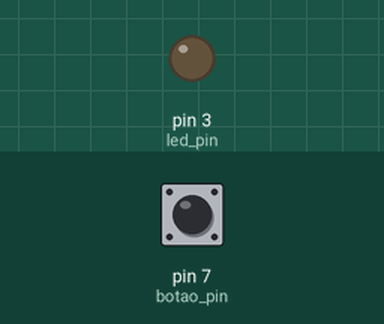
Simulated run of this sketch. Board: Arduino Uno, built with avr-gcc and run on an emulated ATmega328P. Parts: output pins drawn as LEDs (lit = HIGH). The test bench sets the inputs (shaded band); at power-on: pin 7 (botao_pin) HIGH. What the sketch prints to the serial monitor is not drawn.

Above: at 1.2 s.
1.3 s: pin 7 (botao_pin) pulled LOW for 0.15 s
At 1.37 s:
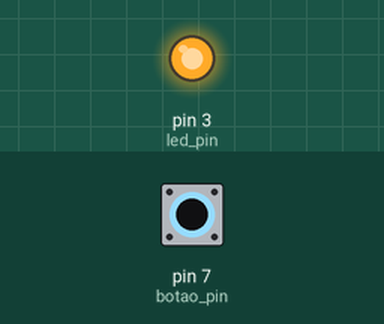
2.9 s: pin 7 (botao_pin) pulled LOW for 3.2 s
At 7.5 s:
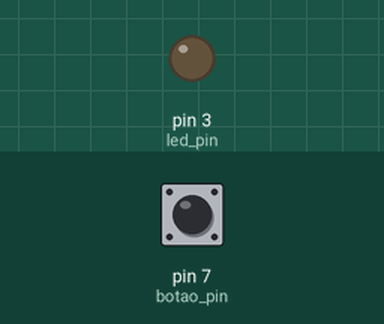
Timing chart, 0 to 9.0 s (numbered marks = the images above; inputs shaded):
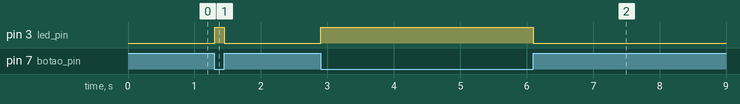

Measured:
- after the input at 1.3 s, pin 3 (led_pin): LOW → HIGH at once, → LOW 0.15 s later
- after the input at 2.9 s, pin 3 (led_pin): LOW → HIGH at once, → LOW 3.2 s later

The sketch:

005_leitura_botao.ino
```cpp
int botao_pin = 7;
int led_pin = 3;

void setup() {
  Serial.begin(9600);
  pinMode(botao_pin, INPUT_PULLUP);
  pinMode(led_pin, OUTPUT);
}

void loop() {
  Serial.println( digitalRead(botao_pin));
  digitalWrite(led_pin, !digitalRead(botao_pin));
}
```
